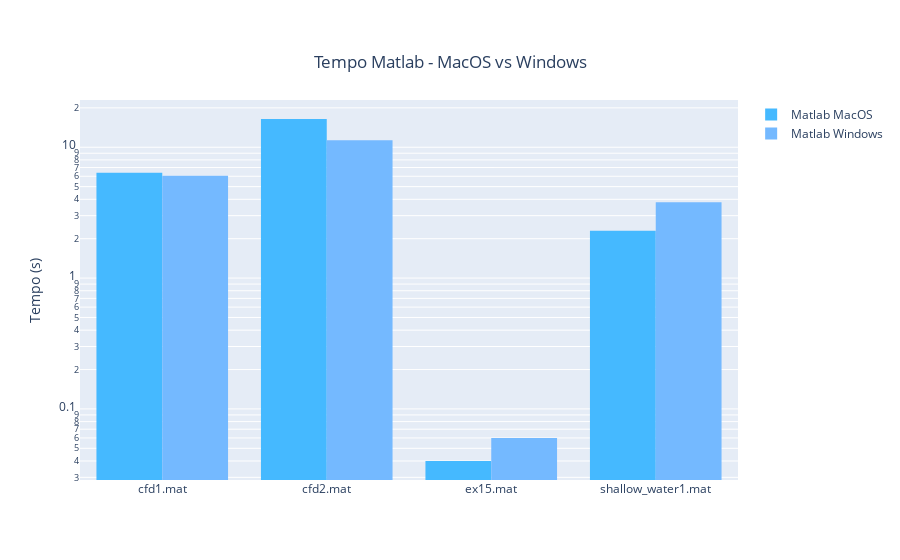

The code cell stored with this chart in its notebook:
### Code cell
#Tempo Python Windows e MacOS

tempo_mat_macos = matlab_mac_data["Tempo Esecuzione (sec)"]
tempo_matlab_win = matlab_win_data["Tempo Esecuzione (sec)"]


fig = go.Figure()
fig.add_trace(go.Histogram(histfunc="sum", y=tempo_mat_macos, x=x_mat_macos, name="Matlab MacOS", marker_color=color_mat_macos))
fig.add_trace(go.Histogram(histfunc="sum",y=tempo_matlab_win, x=x_mat_win, name="Matlab Windows", marker_color=color_mat_windows))


fig.update_yaxes(type="log")
fig.update_yaxes(title_text='Tempo (s)')
fig.update_layout(
    title={
        'text': "Tempo Matlab - MacOS vs Windows",
        'y':0.9,
        'x':0.5,
        'xanchor': 'center',
        'yanchor': 'top'})

fig.show()

### Figure 1 — Plotly figure (JSON) as saved in the notebook; plotly's stock layout.template omitted (floating-point values rounded to 4 significant figures)
{"data": [{"histfunc": "sum", "marker": {"color": "#45b9ff"}, "name": "Matlab MacOS", "type": "histogram", "x": ["cfd1.mat", "cfd2.mat", "ex15.mat", "shallow_water1.mat"], "y": [6.38, 16.44, 0.04, 2.3]}, {"histfunc": "sum", "marker": {"color": "#74b9ff"}, "name": "Matlab Windows", "type": "histogram", "x": ["cfd1.mat", "cfd2.mat", "ex15.mat", "shallow_water1.mat"], "y": [6.06, 11.3, 0.06, 3.8]}], "layout": {"title": {"text": "Tempo Matlab - MacOS vs Windows", "x": 0.5, "xanchor": "center", "y": 0.9, "yanchor": "top"}, "yaxis": {"title": {"text": "Tempo (s)"}, "type": "log"}}}
